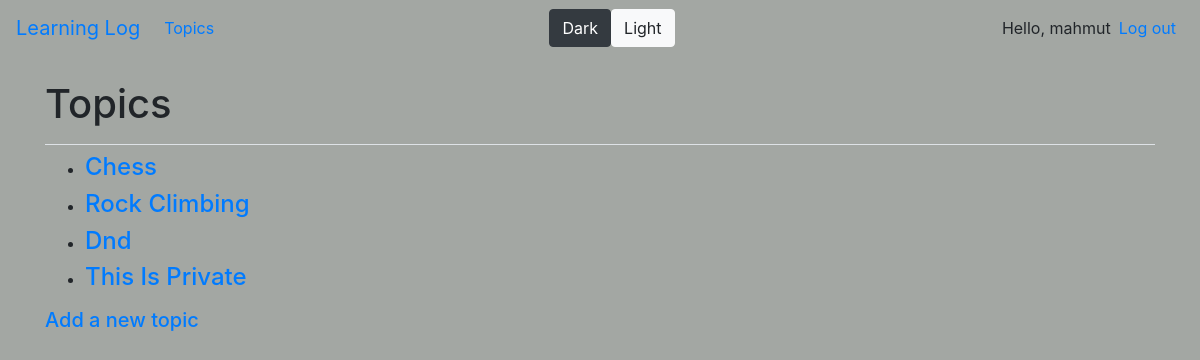
The app's page /topics/ (signed in) with its own data.
### learning_logs/models.py (models this page shows)
class Topic(models.Model):
    text = models.CharField(max_length=200)
    date_added = models.DateTimeField(auto_now_add=True)
    owner = models.ForeignKey(User, on_delete=models.CASCADE)
    public = models.BooleanField(default=True)
    def __str__(self):
        return self.text.title()

### learning_logs/views.py (the view)
# urls.py: path('topics/', views.topics, name='topics'),
def topics(request):
    topics = Topic.objects.filter(owner=request.user).order_by('date_added')
    context = {'topics': topics}
    return render(request, 'learning_logs/topics.html', context)

### learning_logs/templates/learning_logs/topics.html
{% extends 'learning_logs/base.html' %}
{% block page_header %}
    <h1>Topics</h1>
{% endblock page_header%}
{% block content %}
    <ul>
        {% for topic in topics %}
        <li><h4>
            <a href="{% url 'learning_logs:topic' topic.id %}">{{topic}}</a>
        </h4></li>
        {% empty %}
        <li><h3>No topics has been added yet.</h3></li>
        {% endfor %}
    </ul>
    <h5><a href="{% url 'learning_logs:new_topic' %}">Add a new topic</a></h5>
{% endblock content %}

### learning_logs/templates/learning_logs/base.html (shortened to what this page needs)
{% load bootstrap4 %}
{% load static %}
<!DOCTYPE html>
<html lang="en">
<head>
    {% bootstrap_css %}
    <link id="myStyleSheet" rel="stylesheet" type="text/css" href="{% static 'learning_logs/dark.css' %}">
</head>
<body>
        <nav class="navbar navbar-expand-md mb-4 ">
        <a class="navbar-brand" href="{% url 'learning_logs:index'%}">
         Learning Log</a>
        <div class="collapse navbar-collapse" id="navbarCollapse">
            <ul class="navbar-nav mr-auto">
                <li class="nav-item">
                    <a href="{% url 'learning_logs:topics' %}" class="nav-link">Topics
                    </a>
                </li>
            </ul>
            <ul class="navbar-nav mx-auto">
            <button class="btn btn-dark" onclick="swapStyle(dark)">Dark</button>
            <button class="btn btn-light" onclick="swapStyle(light)">Light</button>
            </ul>
            <ul class="navbar-nav ml-auto">
                {% if user.is_authenticated %}
                    <li class="nav-item">
                        <span class="navbar-text">Hello, {{user.username}}</span>
                    </li>
                    <li class="nav-item">
                        <a href="{% url 'users:logout' %}" class="nav-link">Log out</a>
                    </li>
                {% endif %}
            </ul>
        </div>
    </nav>
    <main role="main" class="container">
        <div class="pb-2 mb-2 border-bottom">
            {% block page_header %}{% endblock page_header %}
        </div>
        <div>
            {% block content %}{% endblock content %}
        </div>
    </main>
</body>
</html>

### learning_logs/static/learning_logs/dark.css (style rules this page uses)
.nav-item { color: #000; }
body { background-color:rgb(15, 78, 78); color: blanchedalmond; }
nav { background-color: gray; }
h1, h2, h3, h4, h5, h6 { color: blanchedalmond; }
a { color: blanchedalmond; }
li h4 { color: blanchedalmond; }

### learning_logs/static/learning_logs/light.css (style rules this page uses)
body { background-color: rgb(163, 167, 163); }

### records on screen
Topic: text "Chess"
Topic: text "Rock Climbing"
Topic: text "Dnd"
Topic: text "This Is Private"

### other values on screen
{{ user.username }} "mahmut"
